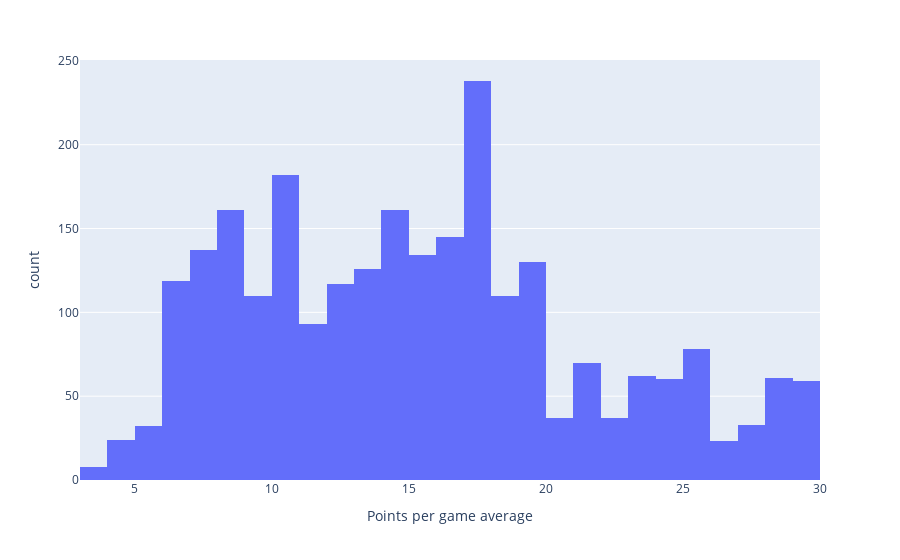

This figure's notebook cell:
### Code cell
# Points per game averages
fig = px.histogram(x=data['OFF_PTS'], labels={
    'x': 'Points per game average'
})

print('Mean: ' + str(data['OFF_PTS'].mean()))
print('Standard deviation: ' + str(data['OFF_PTS'].std()))

fig.show()

### Figure 1 — Plotly figure (JSON) as saved in the notebook; plotly's stock layout.template omitted (floating-point values rounded to 4 significant figures; data arrays with more than 128 entries replaced by an {"elided": "..."} marker saying what was removed)
{"data": [{"alignmentgroup": "True", "bingroup": "x", "hovertemplate": "Points per game average=%{x}<br>count=%{y}<extra></extra>", "legendgroup": "", "marker": {"color": "#636efa", "pattern": {"shape": ""}}, "name": "", "offsetgroup": "", "orientation": "v", "showlegend": false, "type": "histogram", "x": {"elided": "2547 float values"}, "xaxis": "x", "yaxis": "y"}], "layout": {"barmode": "relative", "legend": {"tracegroupgap": 0}, "margin": {"t": 60}, "xaxis": {"anchor": "y", "domain": [0, 1], "title": {"text": "Points per game average"}}, "yaxis": {"anchor": "x", "domain": [0, 1], "title": {"text": "count"}}}}
